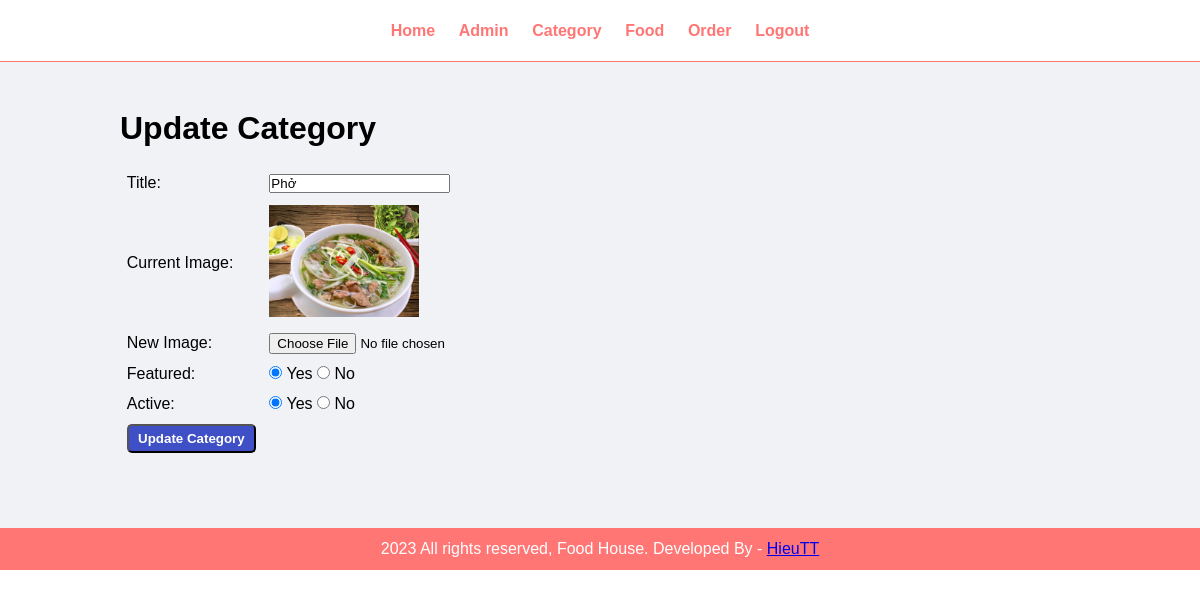
The page /admin/update-category.php?id=21 (signed in) on the database its author committed.
### tables this page shows
CREATE TABLE `tbl_category` (
  `id` int(10) UNSIGNED NOT NULL,
  `title` varchar(100) NOT NULL,
  `image_name` varchar(255) NOT NULL,
  `featured` varchar(10) NOT NULL,
  `active` varchar(10) NOT NULL
);

### admin/update-category.php (the view, shortened to what this page needs)
<?php include('./partials/menu.php'); ?>
<div class="main-content">
  <div class="wrapper">
    <h1 class="heading">Update Category</h1>
    <?php
    if (isset($_GET['id'])) {
      $id = $_GET['id'];
      $sql = "SELECT * FROM tbl_category WHERE id=$id";
      $res = mysqli_query($conn, $sql);
      $count = mysqli_num_rows($res);
      if ($count == 1) {
        $row = mysqli_fetch_assoc($res);
        $title = $row['title'];
        $current_image = $row['image_name'];
        $featured = $row['featured'];
        $active = $row['active'];
      } else {
        $_SESSION['no-category-found'] = "<div class='error'>Category not found.</div>";
        header('location:' . SITEURL . 'admin/manage-category.php');
      }
    } else {
      header('location:' . SITEURL . 'admin/manage-category.php');
    }
    ?>
    <form action="" method="POST" enctype="multipart/form-data">
      <table class="tbl-30">
        <tr>
          <td>Title: </td>
          <td><input type="text" name="title" value="<?php echo $title; ?>"></td>
        </tr>
        <tr>
          <td>Current Image: </td>
          <td>
            <?php
            if ($current_image != "") {
            ?>
              <img src="<?php echo SITEURL; ?>images/category/<?php echo $current_image; ?>" width="150px">
            <?php
            } else {
              echo "<div class='error'>Image not added.</div>";
            }
            ?>
          </td>
        </tr>
        <tr>
          <td>New Image: </td>
          <td><input type="file" name="image"></td>
        </tr>
        <tr>
          <td>Featured: </td>
          <td>
            <input <?php if ($featured == "Yes") echo "checked"; ?> type="radio" name="featured" value="Yes"> Yes
            <input <?php if ($featured == "No") echo "checked"; ?> type="radio" name="featured" value="No"> No
          </td>
        </tr>
        <tr>
          <td>Active: </td>
          <td>
            <input <?php if ($active == "Yes") echo "checked"; ?> type="radio" name="active" value="Yes"> Yes
            <input <?php if ($active == "No") echo "checked"; ?> type="radio" name="active" value="No"> No
          </td>
        </tr>
        <tr>
          <td colspan="2">
            <input type="submit" name="submit" value="Update Category" class="btn-secondary">
          </td>
        </tr>
      </table>
    </form>
  </div>
</div>
<?php include('./partials/footer.php'); ?>

### css/admin.css (style rules this page uses)
* { padding: 0; margin: 0; font-family: Arial, Helvetica, sans-serif; }
.wrapper { padding: 1%; width: 80%; margin: 0 auto; }
.heading { margin-bottom: 20px; }
table tr td { padding: 1%; }
.tbl-30 { width: 50%; }
.btn-secondary { background: #3f4fc5; color: #fff; font-weight: 600; padding: 1% 2%; margin-bottom: 20px; text-decoration: none; border-radius: 5px; }
.main-content { background: #f1f2f6; padding: 3% 0; }

### rows shown on the page
tbl_category: title "Phở", image_name (picture), featured "☑", active "☑"
